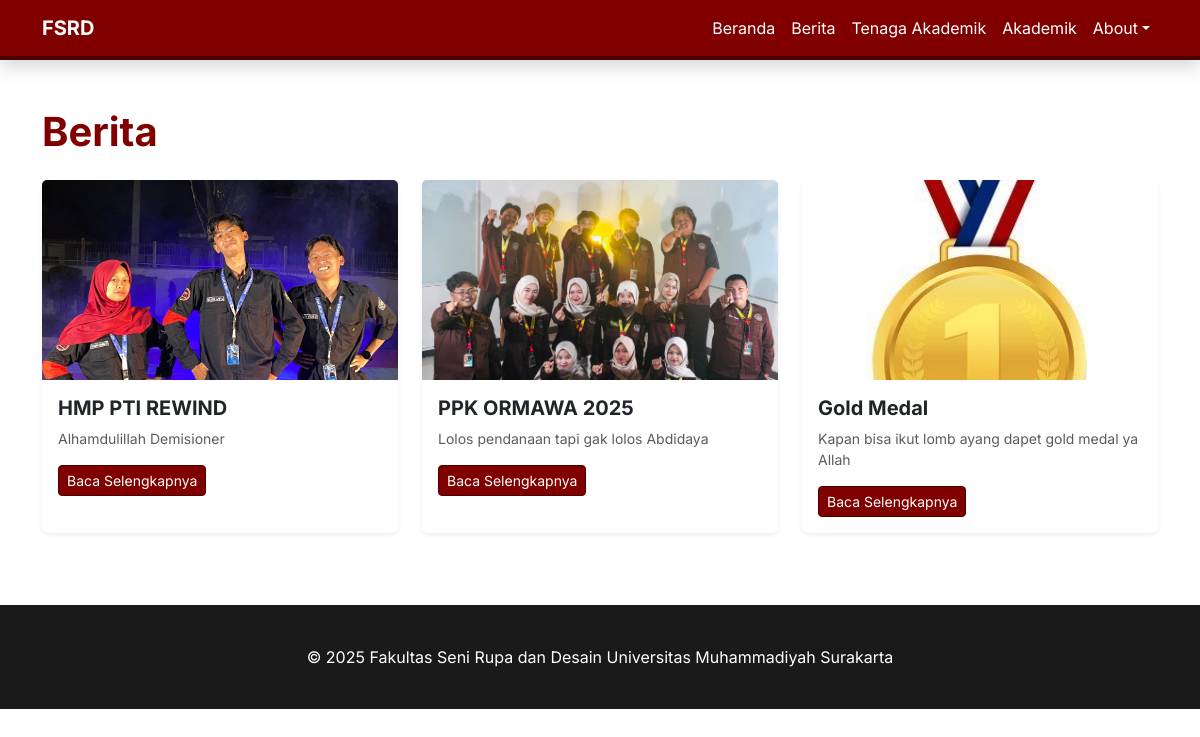
The page /berita/ on the database as committed earlier.
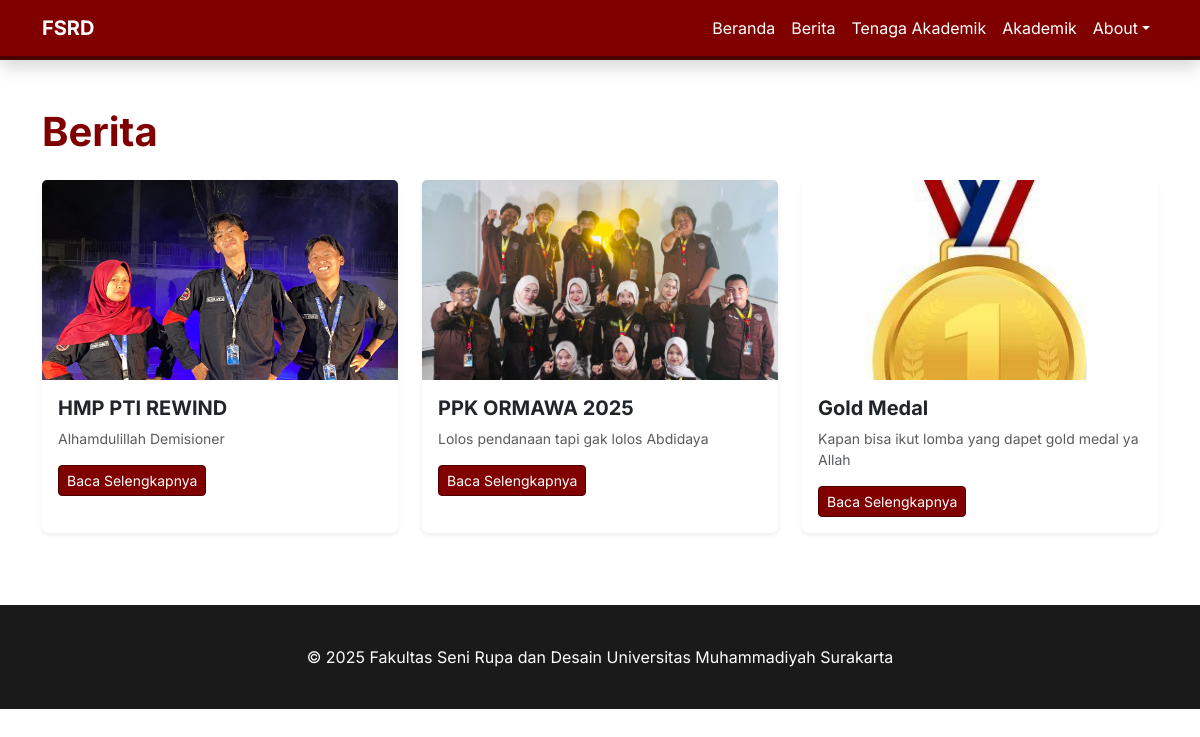
The same page on the database as committed later.
### website/models.py (models this page shows, shortened)
class Berita(models.Model):
    judul = models.CharField(max_length=200)
    isi = models.TextField()
    gambar = models.ImageField(upload_to='berita/')
    tanggal = models.DateTimeField(auto_now_add=True)
    class Meta:
        verbose_name_plural = "Berita"

### website/views.py (the view)
# urls.py: path('berita/', views.berita_list, name='berita_list'),
def berita_list(request):
    berita_list = Berita.objects.all().order_by('-tanggal')
    return render(request, 'berita_list.html', {'berita': berita_list})

### website/templates/berita_list.html
{% extends 'base.html' %}
{% block content %}
<section class="py-5">
    <div class="container">
        <h1 class="fw-bold mb-4 text-ums">Berita</h1>
        <div class="row">
            {% for b in berita %}
            <div class="col-md-4 mb-4">
                <div class="card h-100 shadow-sm border-0">
                    {% if b.gambar %}
                    <img src="{{ b.gambar.url }}" class="card-img-top" style="height: 200px; object-fit: cover;">
                    {% endif %}
                    <div class="card-body">
                        <h5 class="fw-bold">{{ b.judul }}</h5>
                        <p class="text-muted small">{{ b.isi|truncatewords:20 }}</p>
                        <a href="{% url 'detail_berita' b.id %}" class="btn btn-ums btn-sm">Baca Selengkapnya</a>
                    </div>
                </div>
            </div>
            {% empty %}
            <p>Tidak ada berita.</p>
            {% endfor %}
        </div>
    </div>
</section>
{% endblock %}

Rows that differ between the two databases and show on the page:
changed Berita "Gold Medal": isi "Kapan bisa ikut lomb ayang dapet gold medal ya Allah" → "Kapan bisa ikut lomba yang dapet gold medal ya Allah"
